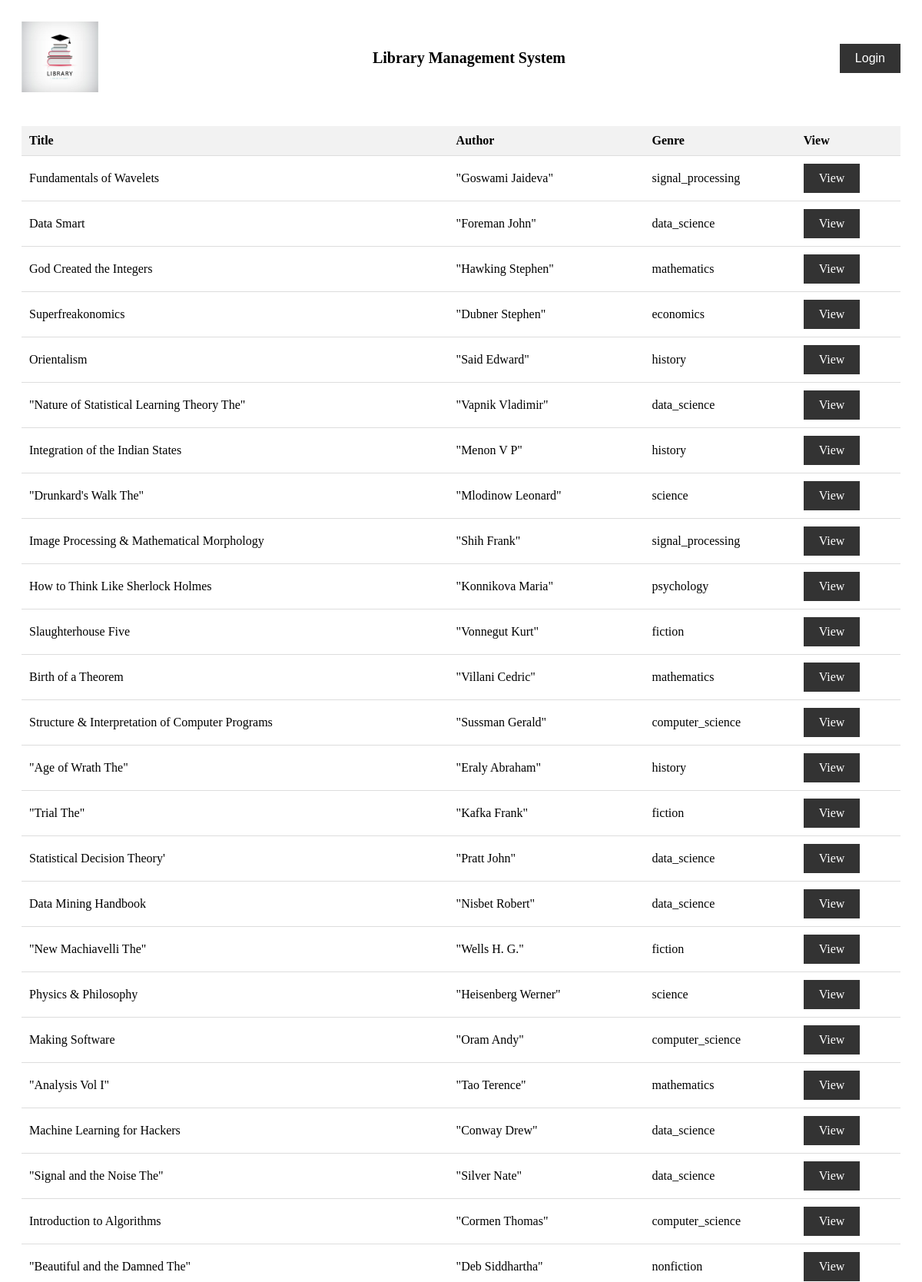
/books/view/ (upper part), run on the app's committed database.
### LibManager/models.py (models this page shows, shortened)
class Book(models.Model):
    title = models.CharField(max_length=100)
    author = models.CharField(max_length=100)
    genre = models.CharField(max_length=100)
    copies = models.IntegerField(default=1)

### LibManager/views.py (the view)
# urls.py: path('view/', views.viewBookList, name='viewBookList'),
def viewBookList(request):
    book_list = Book.objects.all()
    context = {'book_list': book_list}
    return render(request, 'bookList.html', context)

### Templates/bookList.html (shortened to what this page needs)
{% load static %}
<!DOCTYPE html>
<html lang="en">
<head>
    <link rel="stylesheet" href="{% static 'css/bookList.css' %}">
</head>
<body>
    {% include 'header.html' %}
    <div class="book-table">
        <table>
            <thead>
                <tr>
                    <th>Title</th>
                    <th>Author</th>
                    <th>Genre</th>
                    <th>View</th>
                </tr>
            </thead>
            <tbody>
                {% for book in book_list %}
                <tr>
                    <td>{{ book.title }}</td>
                    <td>{{ book.author }}</td>
                    <td>{{ book.genre }}</td>
                    <td><a href="{% url 'bookView' book_id=book.id %}" class="view-button">View</a></td>
                </tr>
                {% endfor %}
            </tbody>
        </table>
    </div>
</body>
</html>

### Templates/header.html
{% load static %}
<header>
    <div class="logo">
        <a href="{% url 'home' %}"><img src="{% static 'img/logo.jpg' %}" alt="Library Logo"></a>
    </div>
    <div class="header-text">Library Management System</div>
    <button class="login-button">Login</button>
</header>

### Templates/footer.html (shortened to what this page needs)
{% load static %}

### static/css/bookList.css (style rules this page uses)
header { padding: 20px; display: flex; align-items: center; justify-content: space-between; }
.logo img { max-width: 100px; height: auto; }
.header-text { font-size: 20px; font-weight: bold; }
.login-button { padding: 10px 20px; font-size: 16px; background-color: #333; color: #fff; border: none; cursor: pointer; }
.book-table { margin: 20px; }
table { width: 100%; border-collapse: collapse; }
th, td { padding: 10px; text-align: left; border-bottom: 1px solid #ddd; }
th { background-color: #f2f2f2; font-weight: bold; }
.view-button { display: inline-block; padding: 10px 20px; font-size: 16px; background-color: #333; color: #fff; text-decoration: none; border: none; cursor: pointer; }

### data on the page
Book: title "Fundamentals of Wavelets", author "\"Goswami Jaideva\"", genre "signal_processing"
Book: title "Data Smart", author "\"Foreman John\"", genre "data_science"
Book: title "God Created the Integers", author "\"Hawking Stephen\"", genre "mathematics"
Book: title "Superfreakonomics", author "\"Dubner Stephen\"", genre "economics"
Book: title "Orientalism", author "\"Said Edward\"", genre "history"
Book: title "\"Nature of Statistical Learning Theory The\"", author "\"Vapnik Vladimir\"", genre "data_science"
Book: title "Integration of the Indian States", author "\"Menon V P\"", genre "history"
Book: title "\"Drunkard's Walk The\"", author "\"Mlodinow Leonard\"", genre "science"
Book: title "Image Processing & Mathematical Morphology", author "\"Shih Frank\"", genre "signal_processing"
Book: title "How to Think Like Sherlock Holmes", author "\"Konnikova Maria\"", genre "psychology"
Book: title "Slaughterhouse Five", author "\"Vonnegut Kurt\"", genre "fiction"
Book: title "Birth of a Theorem", author "\"Villani Cedric\"", genre "mathematics"
Book: title "Structure & Interpretation of Computer Programs", author "\"Sussman Gerald\"", genre "computer_science"
Book: title "\"Age of Wrath The\"", author "\"Eraly Abraham\"", genre "history"
Book: title "\"Trial The\"", author "\"Kafka Frank\"", genre "fiction"
Book: title "Statistical Decision Theory'", author "\"Pratt John\"", genre "data_science"
Book: title "Data Mining Handbook", author "\"Nisbet Robert\"", genre "data_science"
Book: title "\"New Machiavelli The\"", author "\"Wells H. G.\"", genre "fiction"
Book: title "Physics & Philosophy", author "\"Heisenberg Werner\"", genre "science"
Book: title "Making Software", author "\"Oram Andy\"", genre "computer_science"
Book: title "\"Analysis Vol I\"", author "\"Tao Terence\"", genre "mathematics"
Book: title "Machine Learning for Hackers", author "\"Conway Drew\"", genre "data_science"
Book: title "\"Signal and the Noise The\"", author "\"Silver Nate\"", genre "data_science"
Book: title "Introduction to Algorithms", author "\"Cormen Thomas\"", genre "computer_science"
Book: title "\"Beautiful and the Damned The\"", author "\"Deb Siddhartha\"", genre "nonfiction"
